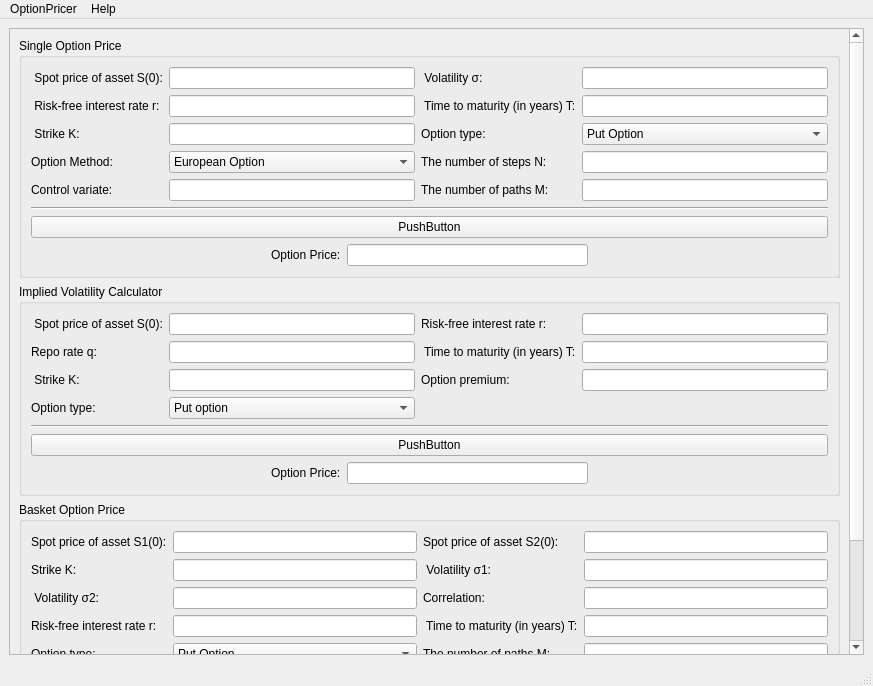
<?xml version="1.0" encoding="UTF-8"?>
<ui version="4.0">
 <class>MainWindow</class>
 <widget class="QMainWindow" name="MainWindow">
  <property name="geometry">
   <rect>
    <x>0</x>
    <y>0</y>
    <width>873</width>
    <height>686</height>
   </rect>
  </property>
  <property name="windowTitle">
   <string>MainWindow</string>
  </property>
  <widget class="QWidget" name="centralwidget">
   <layout class="QVBoxLayout" name="verticalLayout">
    <item>
     <widget class="QScrollArea" name="scrollArea">
      <property name="widgetResizable">
       <bool>true</bool>
      </property>
      <widget class="QWidget" name="scrollAreaWidgetContents">
       <property name="geometry">
        <rect>
         <x>0</x>
         <y>-231</y>
         <width>832</width>
         <height>850</height>
        </rect>
       </property>
       <layout class="QVBoxLayout" name="verticalLayout_3">
        <item>
         <widget class="QGroupBox" name="EuropeanOption">
          <property name="title">
           <string>Single Option Price</string>
          </property>
          <layout class="QVBoxLayout" name="verticalLayout_2">
           <item>
            <layout class="QGridLayout" name="gridLayout_2">
             <item row="0" column="3">
              <widget class="QLineEdit" name="EO_sigma">
               <property name="text">
                <string/>
               </property>
              </widget>
             </item>
             <item row="1" column="3">
              <widget class="QLineEdit" name="EO_t"/>
             </item>
             <item row="2" column="1">
              <widget class="QLineEdit" name="EO_k"/>
             </item>
             <item row="1" column="1">
              <widget class="QLineEdit" name="EO_r"/>
             </item>
             <item row="2" column="2">
              <widget class="QLabel" name="label_12">
               <property name="text">
                <string>Option type:</string>
               </property>
              </widget>
             </item>
             <item row="0" column="0">
              <widget class="QLabel" name="label_14">
               <property name="text">
                <string> Spot price of asset S(0):</string>
               </property>
              </widget>
             </item>
             <item row="1" column="2">
              <widget class="QLabel" name="label_11">
               <property name="text">
                <string> Time to maturity (in years) T:</string>
               </property>
              </widget>
             </item>
             <item row="0" column="2">
              <widget class="QLabel" name="label_9">
               <property name="text">
                <string> Volatility σ:</string>
               </property>
              </widget>
             </item>
             <item row="0" column="1">
              <widget class="QLineEdit" name="EO_s">
               <property name="text">
                <string/>
               </property>
              </widget>
             </item>
             <item row="2" column="0">
              <widget class="QLabel" name="label_13">
               <property name="text">
                <string> Strike K:</string>
               </property>
              </widget>
             </item>
             <item row="1" column="0">
              <widget class="QLabel" name="label_10">
               <property name="text">
                <string> Risk-free interest rate r:</string>
               </property>
              </widget>
             </item>
             <item row="2" column="3">
              <widget class="QComboBox" name="EO_type">
               <property name="frame">
                <bool>true</bool>
               </property>
               <item>
                <property name="text">
                 <string>Put Option</string>
                </property>
               </item>
               <item>
                <property name="text">
                 <string>Call Option</string>
                </property>
               </item>
              </widget>
             </item>
             <item row="3" column="1">
              <widget class="QComboBox" name="EO_Method">
               <item>
                <property name="text">
                 <string>European Option</string>
                </property>
               </item>
               <item>
                <property name="text">
                 <string>Geometric Asian Option</string>
                </property>
               </item>
               <item>
                <property name="text">
                 <string>Arithmetic Asian Option</string>
                </property>
               </item>
              </widget>
             </item>
             <item row="3" column="2">
              <widget class="QLabel" name="label_17">
               <property name="text">
                <string>The number of steps N:</string>
               </property>
              </widget>
             </item>
             <item row="3" column="0">
              <widget class="QLabel" name="label_16">
               <property name="text">
                <string>Option Method:</string>
               </property>
              </widget>
             </item>
             <item row="3" column="3">
              <widget class="QLineEdit" name="EO_n"/>
             </item>
             <item row="4" column="0">
              <widget class="QLabel" name="label_18">
               <property name="text">
                <string>Control variate:</string>
               </property>
              </widget>
             </item>
             <item row="4" column="1">
              <widget class="QLineEdit" name="EO_variate"/>
             </item>
             <item row="4" column="2">
              <widget class="QLabel" name="label_26">
               <property name="text">
                <string>The number of paths M:</string>
               </property>
              </widget>
             </item>
             <item row="4" column="3">
              <widget class="QLineEdit" name="EO_m"/>
             </item>
            </layout>
           </item>
           <item>
            <widget class="Line" name="line">
             <property name="orientation">
              <enum>Qt::Horizontal</enum>
             </property>
            </widget>
           </item>
           <item>
            <widget class="QPushButton" name="pushButton_5">
             <property name="text">
              <string>PushButton</string>
             </property>
            </widget>
           </item>
           <item>
            <layout class="QHBoxLayout" name="horizontalLayout_2">
             <item>
              <spacer name="horizontalSpacer_3">
               <property name="orientation">
                <enum>Qt::Horizontal</enum>
               </property>
               <property name="sizeHint" stdset="0">
                <size>
                 <width>40</width>
                 <height>20</height>
                </size>
               </property>
              </spacer>
             </item>
             <item>
              <widget class="QLabel" name="label_6">
               <property name="text">
                <string>Option Price:</string>
               </property>
              </widget>
             </item>
             <item>
              <widget class="QLineEdit" name="lineEdit_12"/>
             </item>
             <item>
              <spacer name="horizontalSpacer_4">
               <property name="orientation">
                <enum>Qt::Horizontal</enum>
               </property>
               <property name="sizeHint" stdset="0">
                <size>
                 <width>40</width>
                 <height>20</height>
                </size>
               </property>
              </spacer>
             </item>
            </layout>
           </item>
          </layout>
         </widget>
        </item>
        <item>
         <widget class="QGroupBox" name="ImpliedVol">
          <property name="title">
           <string>Implied Volatility Calculator</string>
          </property>
          <layout class="QVBoxLayout" name="verticalLayout_4">
           <item>
            <layout class="QGridLayout" name="gridLayout">
             <item row="0" column="0">
              <widget class="QLabel" name="label_15">
               <property name="text">
                <string> Spot price of asset S(0):</string>
               </property>
              </widget>
             </item>
             <item row="0" column="2">
              <widget class="QLabel" name="label">
               <property name="text">
                <string>Risk-free interest rate r:</string>
               </property>
              </widget>
             </item>
             <item row="2" column="3">
              <widget class="QLineEdit" name="Vol_pre"/>
             </item>
             <item row="2" column="2">
              <widget class="QLabel" name="label_5">
               <property name="text">
                <string>Option premium:</string>
               </property>
              </widget>
             </item>
             <item row="2" column="0">
              <widget class="QLabel" name="label_4">
               <property name="text">
                <string> Strike K:</string>
               </property>
              </widget>
             </item>
             <item row="2" column="1">
              <widget class="QLineEdit" name="Vol_k"/>
             </item>
             <item row="1" column="0">
              <widget class="QLabel" name="label_2">
               <property name="text">
                <string>Repo rate q:</string>
               </property>
              </widget>
             </item>
             <item row="0" column="1">
              <widget class="QLineEdit" name="Vol_s"/>
             </item>
             <item row="0" column="3">
              <widget class="QLineEdit" name="Vol_r"/>
             </item>
             <item row="1" column="1">
              <widget class="QLineEdit" name="Vol_q"/>
             </item>
             <item row="1" column="2">
              <widget class="QLabel" name="label_3">
               <property name="text">
                <string> Time to maturity (in years) T:</string>
               </property>
              </widget>
             </item>
             <item row="1" column="3">
              <widget class="QLineEdit" name="Vol_t"/>
             </item>
             <item row="3" column="0">
              <widget class="QLabel" name="label_7">
               <property name="text">
                <string>Option type:</string>
               </property>
              </widget>
             </item>
             <item row="3" column="1">
              <widget class="QComboBox" name="Vol_type">
               <item>
                <property name="text">
                 <string>Put option</string>
                </property>
               </item>
               <item>
                <property name="text">
                 <string>Call option</string>
                </property>
               </item>
              </widget>
             </item>
            </layout>
           </item>
           <item>
            <widget class="Line" name="line_2">
             <property name="orientation">
              <enum>Qt::Horizontal</enum>
             </property>
            </widget>
           </item>
           <item>
            <widget class="QPushButton" name="pushButton">
             <property name="text">
              <string>PushButton</string>
             </property>
            </widget>
           </item>
           <item>
            <layout class="QHBoxLayout" name="horizontalLayout">
             <item>
              <spacer name="horizontalSpacer">
               <property name="orientation">
                <enum>Qt::Horizontal</enum>
               </property>
               <property name="sizeHint" stdset="0">
                <size>
                 <width>40</width>
                 <height>20</height>
                </size>
               </property>
              </spacer>
             </item>
             <item>
              <widget class="QLabel" name="label_8">
               <property name="text">
                <string>Option Price:</string>
               </property>
              </widget>
             </item>
             <item>
              <widget class="QLineEdit" name="Vol_ans"/>
             </item>
             <item>
              <spacer name="horizontalSpacer_2">
               <property name="orientation">
                <enum>Qt::Horizontal</enum>
               </property>
               <property name="sizeHint" stdset="0">
                <size>
                 <width>40</width>
                 <height>20</height>
                </size>
               </property>
              </spacer>
             </item>
            </layout>
           </item>
          </layout>
         </widget>
        </item>
        <item>
         <widget class="QGroupBox" name="groupBox">
          <property name="title">
           <string>Basket Option Price</string>
          </property>
          <layout class="QVBoxLayout" name="verticalLayout_5">
           <item>
            <layout class="QGridLayout" name="gridLayout_3">
             <item row="2" column="0">
              <widget class="QLabel" name="label_23">
               <property name="text">
                <string> Volatility σ2:</string>
               </property>
              </widget>
             </item>
             <item row="1" column="0">
              <widget class="QLabel" name="label_21">
               <property name="text">
                <string>Strike K:</string>
               </property>
              </widget>
             </item>
             <item row="1" column="1">
              <widget class="QLineEdit" name="BO_k"/>
             </item>
             <item row="4" column="3">
              <widget class="QLineEdit" name="BO_m"/>
             </item>
             <item row="3" column="0">
              <widget class="QLabel" name="label_25">
               <property name="text">
                <string>Risk-free interest rate r:</string>
               </property>
              </widget>
             </item>
             <item row="3" column="2">
              <widget class="QLabel" name="label_27">
               <property name="text">
                <string> Time to maturity (in years) T:</string>
               </property>
              </widget>
             </item>
             <item row="4" column="2">
              <widget class="QLabel" name="label_29">
               <property name="text">
                <string>The number of paths M:</string>
               </property>
              </widget>
             </item>
             <item row="1" column="3">
              <widget class="QLineEdit" name="Vol_sigma1"/>
             </item>
             <item row="2" column="1">
              <widget class="QLineEdit" name="BO_sigma2"/>
             </item>
             <item row="2" column="2">
              <widget class="QLabel" name="label_24">
               <property name="text">
                <string>Correlation:</string>
               </property>
              </widget>
             </item>
             <item row="0" column="3">
              <widget class="QLineEdit" name="BO_s2"/>
             </item>
             <item row="0" column="2">
              <widget class="QLabel" name="label_20">
               <property name="text">
                <string>Spot price of asset S2(0):</string>
               </property>
              </widget>
             </item>
             <item row="1" column="2">
              <widget class="QLabel" name="label_22">
               <property name="text">
                <string> Volatility σ1:</string>
               </property>
              </widget>
             </item>
             <item row="2" column="3">
              <widget class="QLineEdit" name="BO_cor"/>
             </item>
             <item row="3" column="1">
              <widget class="QLineEdit" name="BO_r"/>
             </item>
             <item row="4" column="0">
              <widget class="QLabel" name="label_28">
               <property name="text">
                <string>Option type:</string>
               </property>
              </widget>
             </item>
             <item row="3" column="3">
              <widget class="QLineEdit" name="BO_t"/>
             </item>
             <item row="4" column="1">
              <widget class="QComboBox" name="BO_type">
               <item>
                <property name="text">
                 <string>Put Option</string>
                </property>
               </item>
               <item>
                <property name="text">
                 <string>Call Option</string>
                </property>
               </item>
              </widget>
             </item>
             <item row="0" column="1">
              <widget class="QLineEdit" name="BO_s1"/>
             </item>
             <item row="0" column="0">
              <widget class="QLabel" name="label_19">
               <property name="text">
                <string>Spot price of asset S1(0):</string>
               </property>
              </widget>
             </item>
             <item row="5" column="0">
              <widget class="QLabel" name="label_31">
               <property name="text">
                <string>Option Method:</string>
               </property>
              </widget>
             </item>
             <item row="5" column="1">
              <widget class="QComboBox" name="BO_method">
               <item>
                <property name="text">
                 <string>Arithmatic Basket Option</string>
                </property>
               </item>
               <item>
                <property name="text">
                 <string>Geometric Basket Option</string>
                </property>
               </item>
              </widget>
             </item>
             <item row="5" column="2">
              <widget class="QLabel" name="label_32">
               <property name="text">
                <string>Control variate:</string>
               </property>
              </widget>
             </item>
             <item row="5" column="3">
              <widget class="QLineEdit" name="BO_ctr"/>
             </item>
            </layout>
           </item>
           <item>
            <widget class="Line" name="line_3">
             <property name="orientation">
              <enum>Qt::Horizontal</enum>
             </property>
            </widget>
           </item>
           <item>
            <widget class="QPushButton" name="pushButton_2">
             <property name="text">
              <string>PushButton</string>
             </property>
            </widget>
           </item>
           <item>
            <layout class="QHBoxLayout" name="horizontalLayout_3">
             <item>
              <spacer name="horizontalSpacer_5">
               <property name="orientation">
                <enum>Qt::Horizontal</enum>
               </property>
               <property name="sizeHint" stdset="0">
                <size>
                 <width>40</width>
                 <height>20</height>
                </size>
               </property>
              </spacer>
             </item>
             <item>
              <widget class="QLabel" name="label_30">
               <property name="text">
                <string>Option Price:</string>
               </property>
              </widget>
             </item>
             <item>
              <widget class="QLineEdit" name="lineEdit_14"/>
             </item>
             <item>
              <spacer name="horizontalSpacer_6">
               <property name="orientation">
                <enum>Qt::Horizontal</enum>
               </property>
               <property name="sizeHint" stdset="0">
                <size>
                 <width>40</width>
                 <height>20</height>
                </size>
               </property>
              </spacer>
             </item>
            </layout>
           </item>
          </layout>
         </widget>
        </item>
       </layout>
      </widget>
     </widget>
    </item>
   </layout>
  </widget>
  <widget class="QMenuBar" name="menubar">
   <property name="geometry">
    <rect>
     <x>0</x>
     <y>0</y>
     <width>873</width>
     <height>22</height>
    </rect>
   </property>
   <widget class="QMenu" name="menuOptionPricer">
    <property name="title">
     <string>OptionPricer</string>
    </property>
    <addaction name="separator"/>
    <addaction name="actionTest_1"/>
    <addaction name="actionTest_2"/>
   </widget>
   <widget class="QMenu" name="menuHelp">
    <property name="title">
     <string>Help</string>
    </property>
    <addaction name="actionManual"/>
   </widget>
   <addaction name="menuOptionPricer"/>
   <addaction name="menuHelp"/>
  </widget>
  <widget class="QStatusBar" name="statusbar"/>
  <action name="actionTest_1">
   <property name="text">
    <string>test 1</string>
   </property>
  </action>
  <action name="actionTest_2">
   <property name="text">
    <string>test 2</string>
   </property>
  </action>
  <action name="actionManual">
   <property name="text">
    <string>manual</string>
   </property>
  </action>
 </widget>
 <resources/>
 <connections/>
</ui>
